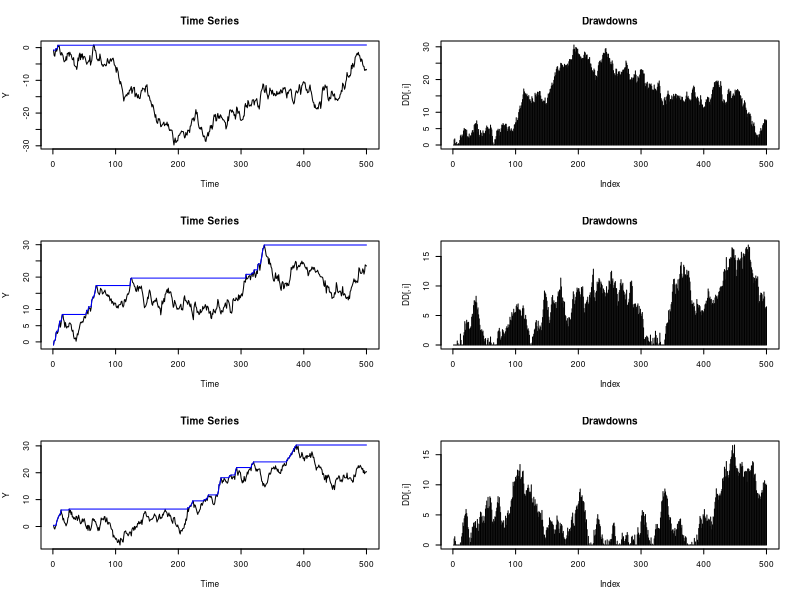

Recreate this plot in R. (Note: this script raises an error after producing the figure.)

#
# Example
#	Investigate the Maximum Drawdown of a Brownian Motion
#
# Description:
#  	In the first part of this example we show for discrete times
#
#  	We consider the "Discrete Times" (DT)
#
# 		The example shows how to compute the expectation value E[D]
#		of Drawdowns for Brownian Motion on a strand of length "horizon"
#		with given drift "mu" and variance "sigma".
#
#		1	Simulation of the Maximum Drawdown Process



#.	Density, Probability and RVS for mean Max-Drawdowns
#		2. 	Scaling Behavior of the Average Drawdown
#		3.	Compute and Plot Auxiliary function Q(x)
#		4.	Investigate Asymptotic Bheaviour of Q(x)
#		5. 	Make a table for the Q(x) Functions:

#
# Author:
#	(C) 2003, Diethelm Wuertz, GPL
#

################################################################################
# Simulation of the Maximum Drawdown Process
	
	
	# Generate Drawdons from Time Series:
	horizon = 500	# horizon of the investor, time T
	mu = 0.0		# Drift of Brownian Motion
	sigma = 1.0		# Standard Deviation of Brownian Motion	
	par(mfcol = c(3, 2), cex = 0.5)
	DD = NULL
	for (i in 1:3) {
		# Generate the log-Return Process:
		X = rnorm(n=horizon, mean=mu, sd=sigma)
		# Generate the log-Price Process:
		Y = cumsum(X)
		# Generate the Drawdown Process:
		D = cummax(Y)-Y	
		# Evaluate the Maximum Drawdown:
		h = max(D)	
		# Plot the log-Price Process:
		ts.plot(Y, main="Time Series") 
		lines(cummax(Y), col="blue") 
		DD = cbind(DD, D) }	
	###
	
	
	# Plot Drawdown Series:
	for (i in 1:3) {
		# Plot the Drawdown Process:
		plot(DD[,i], type = "h", main = "Drawdowns") }	
	###
	
	
################################################################################
#

	QN = 
	function(x) {	
	 	# Compute mu's:
	 	mu = sqrt(x) * sqrt(2/1000)
	 	# Normalized Expectation Value:
	 	Q = naxddStats(-mu, sigma = 1, horizon = 1000) * mu / 2 	
	 	# Return Value:
	 	Q }	


	QP = 
	function(x) {	
	 	# Compute mu's:
	 	mu = sqrt(x) * sqrt(2/1000)
	 	# Normalized Expectation Value:
	 	Q = naxddStats(mu, sigma = 1, horizon = 1000) * mu / 2 	
	 	# Return Value:
	 	Q }		
			
		

################################################################################
# Drawdown Distribution - No trend
	

	# Settings:
	horizon = 1000		         # horizon of the investor, time T
	samples = 5000		         # number of MC samples, N -> infinity
	xlim = c(0, 5)*sqrt(horizon) # Range of expected Drawdons
	N = 1000
	###
	
		
	# Plot Histogram of Simulated Max Drawdowns:
	h = rmaxdd(n = samples, mean = 0, sd = 1, horizon = horizon)
	hist(x = h, n = 50, probability = TRUE, xlim = xlim, 
		main = "Max. Drawdown Density")	
	###
	
	
	# Compare with True Density:
	n = 200
	x = seq(0, xlim[2], length = n)
	d = dmaxdd(x = x, sd = sigma, horizon = horizon, N = 1000)
	lines(x, d, lwd = 2, col = "steelblue4")
	###
	
		
	# Count Frequencies of Drawdowns Greater or Equal to "h":
	n = 50
	x = seq(0, xlim[2], length = n)
	g = rep(0, times = n)
	for (i in 1:n) g[i] = length (h[h>x[i]]) / samples
	plot(x, g, type ="h", xlab = "q", main = "Max. Drawdown Probability")
	###
	
		
	# Compare with True Probability "G_D(h)":
	n = 50
	x = seq(0, xlim[2], length = n)
	p = pmaxdd(q = x, sd = sigma, horizon = horizon, N = 5000)
	lines(x, p, lwd = 2, col="steelblue4") 
	###
	
	# Estimate the Sample Mean and Compare with the True Mean:
	sample.mean = mean(h)
	sample.mean
	true.mean = 2 * sqrt(pi/8) * sigma * sqrt(horizon)
	true.mean
	###
	
################################################################################	
	


#
#	Example - averageDrawdown:
#
#		We consider the "Continuous Time Limit" (CTL)
#
# 		The example shows how to compute the expectation value E[D]
#		of Drawdowns for Brownian Motion on a strand of length "horizon"
#		with given drift "mu" and variance "sigma".
#
#		1.	Density, Probability and RVS for mean Max-Drawdowns
#		2. 	Scaling Behavior of the Average Drawdown
#		3.	Compute and Plot Auxiliary function Q(x)
#		4.	Investigate Asymptotic Bheaviour of Q(x)
#		5. 	Make a table for the Q(x) Functions
#
#	Reference:
#		


# ------------------------------------------------------------------------------
# Plot Density and Probability Function for Zero Drift:


	# Density:
	par(mfcol = c(3, 2))
	x = seq(0, 25, length=500)
	d = dmaxdd(x, sd=1, horizon=10)
	plot(x, d, type="l", xlim=c(0,100), ylab="D", main="Density"); grid()
	lines(x*2, dmaxdd(x*2, sd=1, horizon=100), col="red")
	lines(x*4, dmaxdd(x*4, sd=1, horizon=1000), col="blue")
	lines(x*4, 0*x)
	###
	
	
	# Probability:
	x = seq(0, 25, length=500)
	p = pmaxdd(x, sd=1, horizon=10)
	plot(x, p, type="l", xlim=c(0,100), ylab="P", main="Probability"); grid()
	lines(x*2, pmaxdd(x*2, sd=1, horizon=100), col="red")
	lines(x*4, pmaxdd(x*4, sd=1, horizon=1000), col="blue")
	lines(x*4, 0*x)
	###
	
	
	# Random Variates:
	r = rmaxdd(100, mean = 0, sd = 1,horizon = 1000)
	###

		
# ------------------------------------------------------------------------------
# Show Scaling Behaviour for the Expectation Value of Drawdowns

	
	# Note, if we multiply the "horizon" by tau, and if we reduce
	# at the same time the drift by a factor 1/sqrt(tau), then
	# the drawdowns are enlarged by a factor of sqrt(tau)!
	mu.norm = seq(-1, 1, by = 0.1)
	sigma = 1
	###
	
	
	# Consider a short and long investment horizon:
	horizon = c(10, 100, 1000)
	for (i in 1:3) {
		mu = mu.norm / sqrt(horizon[i])
		h = averageDrawdown(mu = mu, sigma = 1, horizon = horizon[i])
		h.norm = h / sqrt(horizon[i])
		# Plot Expectation:
		if (i == 1) plot(mu.norm, h.norm, xlab="mu*sqrt(T)", 
			ylab = "E[h]/sqrt(T)", main = "T = 10, 100, 1000")
		if (i > 1) points(mu.norm, h.norm, pch = 2+i, col = i) }
	###
	
			
# ------------------------------------------------------------------------------
# Plot the Auxiliary Function Q(x):

	
	# Reproduce Figure 1 from Magdon-Ismael et al. [2003]
	sigma = 1; horizon = 1000
	x = seq(0, 5, by=0.01)
	plot(x, QN(x), type = "l", lwd = 2, ylab = "Q(x)", 
		main = "Comparison of Q(x)")
	grid()
	lines(x, QP(x), col="red", lwd=2)
	Q0 = sqrt(pi/8)*sqrt(2*x)
	lines(x, Q0, col = "steelblue4", lwd = 2)
	###
	
			
# ------------------------------------------------------------------------------
# Investigate the Asymptotic Behavior of the Q(x) Functions:
	

	# Reproduce Figure 2 and 3 from Magdon-Ismael et al. [2003]
	sigma = 1; horizon = 1000
	# QN - Figure 2 from Magdon-Ismael et al. [2003]
	x = seq(0, 2.5, by=0.01)
	plot(x, QN(x), type="l", lwd=2, ylab="Q(x)", 
		main="Asymptotics of Qn(x)")
	lines(x, x+0.5, col="red", lwd=2); grid()
	# QP - Figure 3 from Magdon-Ismael et al. [2003]
	x = exp(seq(-6.2, 9.5, length=100))
	plot(log(x), QP(x), type="l", lwd=2, ylab="Q(x)", 
		main="Asymptotics of Qp(x)")
	lines(log(x), log(x)/4 + 0.49088, col="steelblue4", lwd = 2)
	grid()
	###
	
	
# ------------------------------------------------------------------------------
# Make a Table for the Q Function:


	# Reproduce Table in Appendix B from Magdon-Ismael et al. [2003]
 	# For QP(xp):
 	xn = c(
 		0.0005, 0.0010, 0.0015, 0.0020, 0.0025, 0.0050, 0.0075, 0.0100, 0.0125,
 		0.0150, 0.0175, 0.0200, 0.0225, 0.0250, 0.0275, 0.0300, 0.0325, 0.0350,
 		0.0375, 0.0400, 0.0425, 0.0450, 0.0475, 0.0500, 0.0550, 0.0600, 0.0650,
 		0.0700, 0.0750, 0.0800, 0.0850, 0.0900, 0.0950, 0.1000, 0.1500, 0.2000,
 		0.2500, 0.3000, 0.3500, 0.4000, 0.5000, 1.0000, 1.5000, 2.0000, 2.5000,
 		3.0000, 3.5000, 4.0000, 4.5000, 5.0000)	
 	Qn = QN(xn)
 	# For QN(x):
 	xp = c(
 		0.0005, 0.0010, 0.0015, 0.0020, 0.0025, 0.0050, 0.0075, 0.0100, 0.0125, 
 		0.0150, 0.0175, 0.0200, 0.0225, 0.0250, 0.0275, 0.0300, 0.0325, 0.0350, 
 		0.0375, 0.0400, 0.0425, 0.0450, 0.0500, 0.0600, 0.0700, 0.0800, 0.0900, 
 		0.1000, 0.2000, 0.3000, 0.4000, 0.5000, 1.5000, 2.5000, 3.5000, 4.5000,
		10.000, 20.000, 30.000, 40.000, 50.000, 150.00, 250.00, 350.00, 450.00, 
		1000.0, 2000.0, 3000.0, 4000.0, 5000.0)
	Qp = QP(xp)
	# Print Table:
	data.frame(xp, Qp, xn, Qn)
	###
 	

# ------------------------------------------------------------------------------





#   Example - rmaxdd:
#
#		The example shows how to simulate a Brownian Motion path
#		on a strand of length "horizon" with given drift "mu" and
#		variance "sigma" and how to generate the associated Drawdown
#		process, from which we compute the Maximum Drawdon.
 

# 	Example 2:

	# Evaluate the "Time Under Water":
	TUW = diff(which (diff(cummax(cumsum(X))) != 0))
	rev(sort(TUW))

	
# ------------------------------------------------------------------------------


#	Example 3:

	# Compute averaged Maximum Drawdowns and 
	# compare with theoretical result:
	# Use the functions "rmaxdd" and "averageDrawdown" ...
	gamma = sqrt(pi/8)
	aveDD = aveDDt = NULL
	horizon = 12
	mu = seq(0.0, 0.10, length=10)
	sigma = 0.1 * 2^(1:10)/2
	aveDD = aveDDt = matrix(rep(0, time=100), 10)
	for (i in 1:length(sigma)) {
	for (j in 1:length(mu)) {
		# The simulated Values from subsamples:
		aveDD[i,j]  = mean(rmaxdd(20000, mu[i], sigma[i], horizon))
		# The theoretical Value:
		aveDDt[i,j] = averageDrawdown(mu[i], sigma[i], horizon)
		} }	
	# Plot Result:
	mean(aveDD/aveDDt)
	sqrt(var(as.vector(aveDD/aveDDt)))
	par(mfrow=c(1,1))
	perspPlot(x=1:10, y = 1:10, aveDD/aveDDt, zlim=c(0.6, 0.8))

	
	par(mfrow = c(2,2))
	plot(aveDD, aveDDt, cex = 0.1)
	plot(log(sigma), aveDD, cex=0.1, ylim=c(min(aveDD), max(aveDDt)))
	points(log(sigma), aveDDt, cex=0.1, col="red")
	log(aveDD) - log(aveDDt)

	
	
################################################################################
# Utility functions:


L.maxdd = 
function(h, mu, sigma = 1, horizon = 100) 
{	# A function implemented by Diethelm Wuertz:

	# Description:
	#	Computes the L-function for a vector of drawdowns "h"
	#	which adds up to "G_D(h)":
	
	# Arguments:
	#	h - Vector of drawdowns.
	#	mu - trend (drift) for the Brownian motion.
	#	sigma - Variance of the Brownian motion.
	#	horizon	- Horizon of the investor, the length of path.
	
	# Details:
	#	The L function is defined by equation (4) given in 
	#	M. Magdon-Ismail et al., (2000);
	#	"On the Maximum Drawdown of a Brownian Motion"
	#   Preprint available from magdon@rpi.edu
	
	# FUNCTION:
	
	# Settings:
	L = NULL
	
	# Loop over all drawdowns:
	for (i in 1:length(h)) {
		H = h[i]
		s = sign(mu-sigma^2/H)
		if (s < 0) {
			L[i] = 0 }
		if (s == 0 ) {
			L[i] = 3 * (1-exp(-0.5*mu^2*horizon/sigma^2)) / exp(1)}
		if (s > 0) {
			const = sigma^2/(mu*H)
			fun = function(x, const) {tanh(x)-const*x}
			eta = uniroot(fun, interval=c(1e-9, 1/1e-9), const=const)$root
			L[i] = 2*sigma^4*eta*sinh(eta)*exp(-mu*H/sigma^2)*(1-exp(
				-(mu^2)*horizon/(2*sigma^2)+sigma^2*eta^2*horizon/(2*H^2)))/
				(sigma^4*eta^2 - mu^2*H^2 + sigma^2*mu*H) } }
	
	# Return Value:
	L }	
	
	
# ------------------------------------------------------------------------------


L.maxdd.XMP = 
function(N = 200, mu = 0.1, sigma = 1, horizon = 1000)
{
	# Description:
	#	Example function for L.maxdd()
	
	# Arguments:
	#	N - number of Drawdowns
	#	mu - Drift
	#	sigma Standard deviation
	#	horizon - Investment Horizon

	# FUNCTION:
	
	# The central point H, where L=3/e for an infinite Horizon:
	H = sigma^2/mu

	# A Sequence of N drawdowns:
	h = (1:(5*N))*(H/N)

	# Compute and Plot L for different horizons:
	par(mfrow = c(1, 1))
	plot(x = c(0, max(h)), y = c(0,3)/exp(1), type = "n", 
		xlab = "Drawdown h", ylab = "L", main = "L - function")
	for (i in 1:3) {
		L = L.maxdd(h, mu, sigma, horizon = 10^i)
		lines(h, L, lty = 3, col = i) }
	points(H, 3/exp(1), pch = 19)
	
	# Return Value:
	list(N = N, mu = mu, sigma = sigma, horizon = horizon, H = H, h = h)
}


# ******************************************************************************


theta.roots = 
function(n, h, mu, sigma = 1, eps = 1e-9) 
{	# A function implemented by Diethelm Wuertz

	# Description:
	#	Calculates the Positive Roots: "tan(x) - c*x"
	#	for arbitrary trend constant c = sigma^2 / (mu*h)

	# Details:
	#	The eigenvalue condition is defined by equation (4) given in 
	#	M. Magdon-Ismail et al., (2000);
	#	"On the Maximum Drawdown of a Brownian Motion"
	#   Preprint available from magdon@rpi.edu
	
	# FUNCTION:
	
	# Trendless:
	if (mu == 0) return( theta = (2*(1:n)-1)*pi/2 )
	
	# With Trend:
	const = sigma^2/(mu*h)
	fun = function(x, const) {tan(x) - const*x}
	lower = upper = theta = rep(0, times=n)
	for (i in 1:n) {
		upper[i] = (2*i-1)*pi/2 + (1-sign(mu))*pi/4
		lower[i] = upper[i]-pi/2
		interval = c(lower[i]+eps, upper[i]-eps)
		theta[i] = uniroot(fun, interval, const = const)$root }
	
	# Return Value:
	theta 
}
			

# ------------------------------------------------------------------------------


theta.roots.XMP = 
function(n = 5, h = 1, mu = 0.1, sigma = 1, eps = 1e-9) 
{
	# Description:
	#	Example function for theta.roots()
	
	# FUNCTION:
	
	# Plot Root Graph:	
	const = sigma^2/(mu*h)
	x = seq(0, 1.01*(2*n-1)*pi/2, by=1.01*(2*n-1)*pi/2/5000 )
	y = tan(x)
	ylin = const*x
	plot(x, y, ylim = c(-150, 150), type = "n", 
		main = "Positive Roots: tan(x)-cx")
	lines(x, y, lty=3)
	lines(x, ylin, col = "red")
	lines(x, -ylin, col = "blue")
	lines(x, ylin*0)

	# Compute Roots:
	zeros = (2*(1:n)-1)*pi/2
	x.pos = theta.roots(n, h, mu, sigma)		
	x.neg = theta.roots(n, h, -mu, sigma)	
	x.zero = theta.roots(n, h, 0)	
	cbind(x.pos, x.zero, x.neg)
	
	# Add Zeros to Plot:
	points(x.pos, const*x.pos, pch = 19)
	points(x.zero, 0*x.zero)
	points(x.neg, -const*x.neg, pch = 19)
}	
	
	
################################################################################
# Brownian motion with drift:

